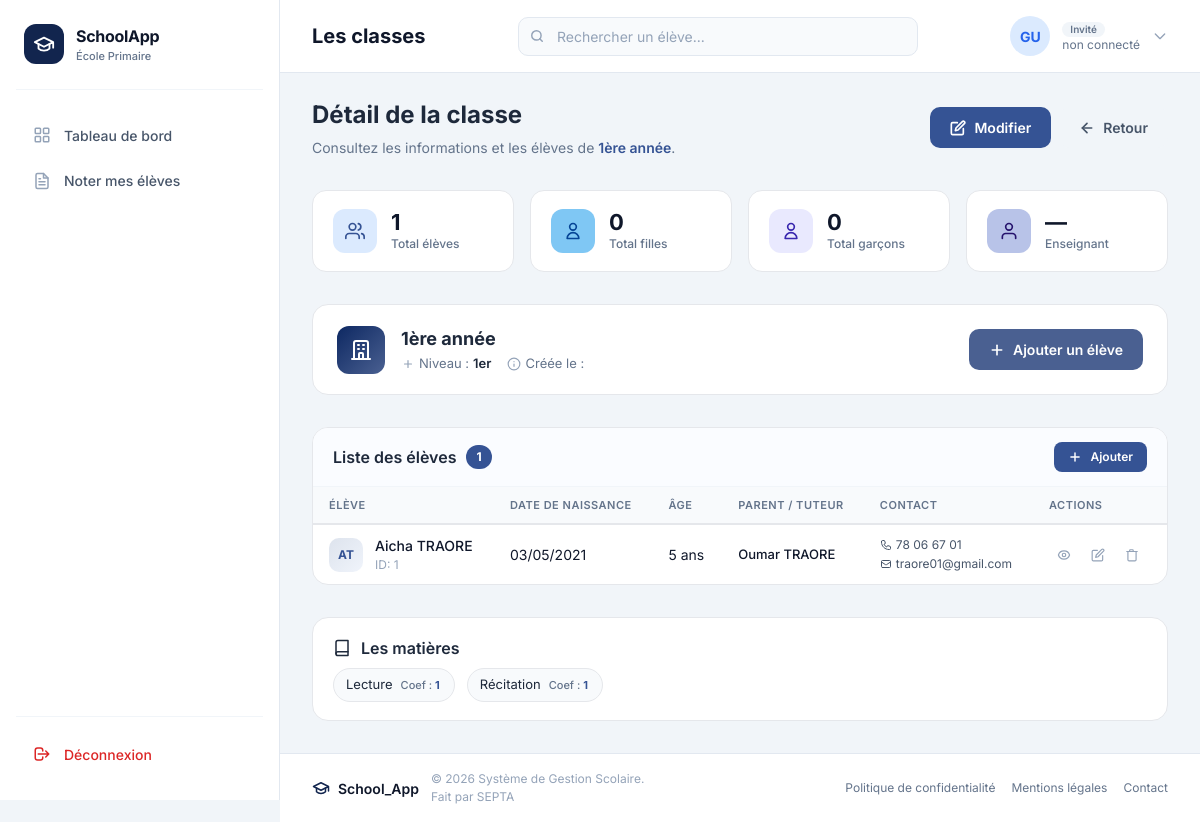
The app's page /classes/details/1/, older data.
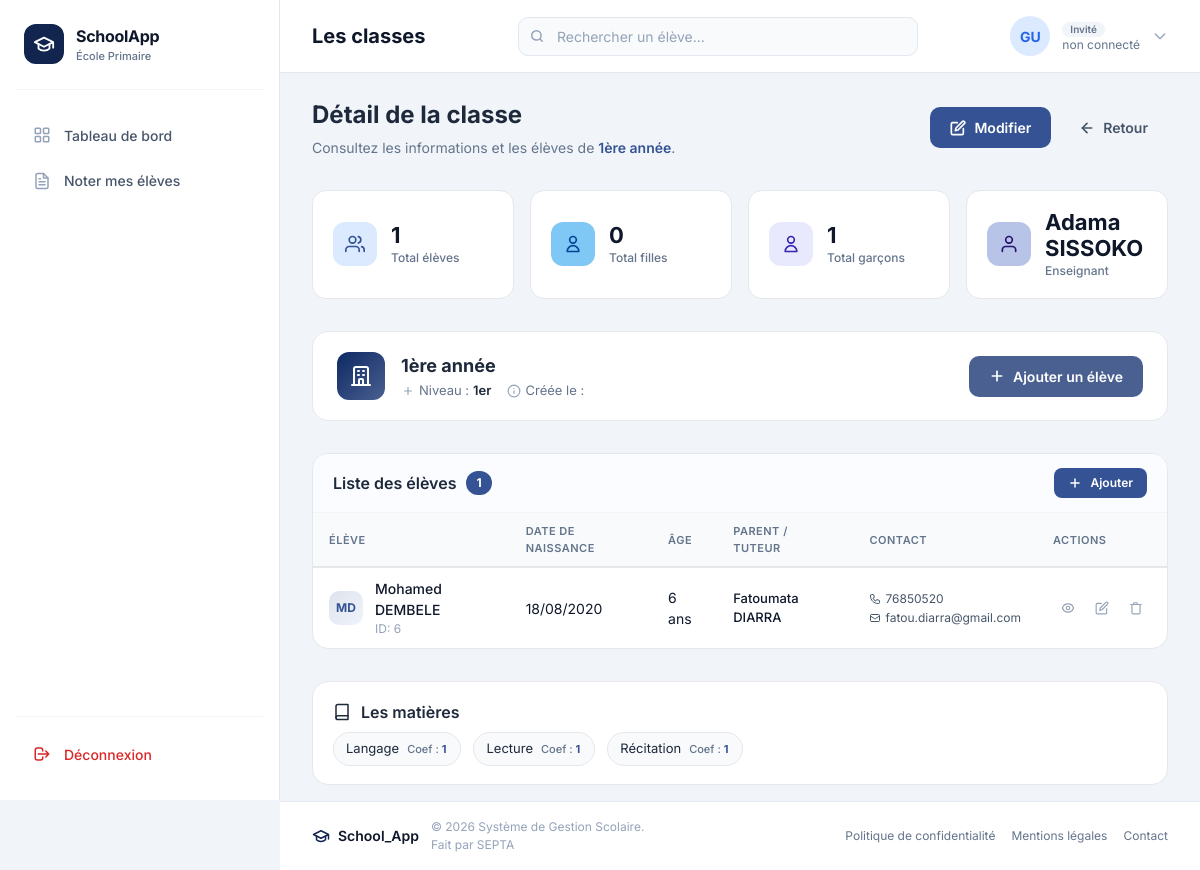
The same page, newer data.
### eleves/models.py (models this page shows, shortened)
class Student(models.Model):
    SEXE_CHOICES = [
        ("M", "Masculin"),
        ("F", "Féminin"),
    ]
    identification_number = models.AutoField( primary_key=True)
    first_name = models.CharField(max_length=100, blank=False, null=False)
    last_name = models.CharField(max_length=100, blank=False, null=False)
    sexe = models.CharField(max_length=1, choices=SEXE_CHOICES, blank=True, null=True)
    date_of_birth = models.DateField()
    lieu_de_naissance = models.CharField(max_length=100, blank=False, null=False)
    parent = models.ForeignKey(Parent, on_delete=models.CASCADE, related_name='students')
    classroom = models.ForeignKey(Classe, on_delete=models.CASCADE, related_name='students')
    inscription_date = models.DateField(blank=False, null=False)
    photo = models.ImageField(
        upload_to='eleves/photos/', blank=True, null=True,
        help_text="Photo de l'élève, affichée sur le bulletin (facultative)."
    )
    photo_identite = models.ImageField(upload_to='eleves/photos_identite/', blank=True, null=True)
    acte_naissance = models.FileField(upload_to='eleves/actes_naissance/', blank=True, null=True)
    @property
    def age_display(self):
        from datetime import date
        today = date.today()
        age = today.year - self.date_of_birth.year - ((today.month, today.day) < (self.date_of_birth.month, self.date_of_birth.day))
        return f"{age} ans"

class Parent(models.Model):
    id = models.AutoField(primary_key=True)
    first_name = models.CharField(max_length=110, blank=False, null=False)
    last_name = models.CharField(max_length=100, blank=False, null=False)
    email = models.EmailField(blank=True, null=True)
    phone_number = models.CharField(max_length=20, blank=False, null=False)
    address = models.TextField(blank=False, null=False)
    profession = models.CharField(max_length=100, blank=False, null=False)

### matieres/models.py (models this page shows, shortened)
class Matiere(models.Model):
    nom = models.CharField(max_length=100, unique=True)
    description = models.TextField(blank=True, null=True)
    note_sur = models.PositiveIntegerField(
        default=20,
        help_text="Barème de notation de la matière (ex: 5, 10, 20)"
    )
    coefficient = models.PositiveIntegerField(
        default=1,
        help_text="Poids de la matière dans le calcul de la moyenne"
    )
    classes = models.ManyToManyField(
        Classe,
        related_name="matieres",
        blank=True
    )
    class Meta:
        ordering = ["nom"]
        verbose_name = "Matière"
        verbose_name_plural = "Matières"

### classes/views.py (the view)
# urls.py: path('classes/details/<int:pk>/', views.classe_detail, name='detail'),
def classe_detail(request, pk):
    classe = get_object_or_404(Classe, pk=pk)
    eleves = classe.students.all()
    matieres = classe.matieres.all()
    enseignant = None
    if classe.enseignant:
        enseignant = classe.enseignant.get_full_name() or classe.enseignant.username
    context = {
        "classe": classe,
        "eleves": eleves,
        "matieres": matieres,
        "enseignant": enseignant,
        "eleves_filles": eleves.filter(sexe="F").count(),
        "eleves_garcons": eleves.filter(sexe="M").count(),
    }
    return render(request, "classe_detail.html", context)

### classes/templates/classe_detail.html (shortened to what the changed rows need)
{% extends 'base.html' %}
{% load static %}
{% block page_title %}Les classes{% endblock %}
{% block content %}
<div class="page-header">
  <div class="page-header-text">
    <h2>Détail de la classe</h2>
  </div>
</div>
<div class="stats-grid">
  <div class="stat-card">
    <div class="stat-content">
      <span class="stat-number">{{ eleves_garcons|default:"0" }}</span>
      <span class="stat-label">Total garçons</span>
    </div>
  </div>
  <div class="stat-card">
    <div class="stat-content">
      <span class="stat-number">{{ enseignant|default:"—" }}</span>
      <span class="stat-label">Enseignant</span>
    </div>
  </div>
</div>
<div class="students-section">
  {% if eleves %}
  <div class="table-responsive">
    <table class="student-table" id="studentTable">
      <thead>
        <tr>
          <th>Élève</th>
          <th>Date de naissance</th>
          <th>Âge</th>
          <th>Parent / Tuteur</th>
          <th>Contact</th>
          <th>Actions</th>
        </tr>
      </thead>
      <tbody>
        {% for eleve in eleves %}
        <tr>
          <td>
            <div class="student-cell">
              <div class="student-avatar-sm">
                {{ eleve.first_name|first|upper }}{{ eleve.last_name|first|upper }}
              </div>
              <div>
                <div class="student-name">{{ eleve.first_name }} {{ eleve.last_name }}</div>
                <div class="student-dob">ID: {{ eleve.identification_number|slice:":8" }}</div>
              </div>
            </div>
          </td>
          <td>{{ eleve.date_of_birth|date:"d/m/Y" }}</td>
          <td>
            {% if eleve.date_of_birth %}
              {{ eleve.age_display }}
            {% else %}
              —
            {% endif %}
          </td>
          <td>
            <div style="font-weight:500;color:#0f172a;font-size:13px;">
              {{ eleve.parent.first_name }} {{ eleve.parent.last_name }}
            </div>
          </td>
          <td>
            <div style="display:flex;flex-direction:column;gap:1px;">
              {% if eleve.parent.phone_number %}
              <span style="display:flex;align-items:center;gap:4px;font-size:12px;color:#475569;">
                {{ eleve.parent.phone_number }}
              </span>
              {% endif %}
              {% if eleve.parent.email %}
              <span style="display:flex;align-items:center;gap:4px;font-size:12px;color:#475569;">
                <svg xmlns="http://www.w3.org/2000/svg" width="12" height="12" viewBox="0 0 24 24" fill="none" stroke="currentColor" stroke-width="2" stroke-linecap="round" stroke-linejoin="round">
                  <path d="M3 8l7.89 5.26a2 2 0 0 0 2.22 0L21 8M5 19h14a2 2 0 0 0 2-2V7a2 2 0 0 0-2-2H5a2 2 0 0 0-2 2v10a2 2 0 0 0 2 2z"/>
                </svg>
                {{ eleve.parent.email }}
              </span>
              {% endif %}
            </div>
          </td>
          <td>
            <div class="action-btns">
              <a href="{% url 'students:detail' eleve.identification_number %}" class="action-btn view" title="Voir l'élève">
              </a>
              <a href="{% url 'students:update' eleve.identification_number %}" class="action-btn edit" title="Modifier l'élève">
                <svg xmlns="http://www.w3.org/2000/svg" viewBox="0 0 24 24" fill="none" stroke="currentColor" stroke-width="2" stroke-linecap="round" stroke-linejoin="round">
                  <path d="M11 4H4a2 2 0 0 0-2 2v14a2 2 0 0 0 2 2h14a2 2 0 0 0 2-2v-7"/>
                  <path d="M18.5 2.5a2.121 2.121 0 0 1 3 3L12 15l-4 1 1-4 9.5-9.5z"/>
                </svg>
              </a>
              <button class="action-btn delete" title="Supprimer l'élève" onclick="confirmDelete('{{ eleve.identification_number }}', '{{ eleve.first_name }} {{ eleve.last_name }}')">
                <svg xmlns="http://www.w3.org/2000/svg" viewBox="0 0 24 24" fill="none" stroke="currentColor" stroke-width="2" stroke-linecap="round" stroke-linejoin="round">
                  <polyline points="3 6 5 6 21 6"/>
                  <path d="M19 6v14a2 2 0 0 1-2 2H7a2 2 0 0 1-2-2V6m3 0V4a1 1 0 0 1 1-1h4a1 1 0 0 1 1 1v2"/>
                </svg>
              </button>
            </div>
          </td>
        </tr>
        {% endfor %}
      </tbody>
    </table>
  </div>
  {% endif %}
</div>
<div class="matieres-section">
  <div class="matieres-grid">
    {% for matiere in matieres %}
    <span class="matiere-tag">
      {{ matiere.nom }}
      <span class="coef">Coef : <strong>{{ matiere.coefficient }}</strong></span>
    </span>
    {% empty %}
    <span style="color:#94a3b8;font-size:13px;">Aucune matière associée à cette classe.</span>
    {% endfor %}
  </div>
</div>
{% endblock %}

Row changes from the older to the newer data that the page shows:
removed Student: first_name|first "A", last_name|first "T", first_name "Aicha", last_name "TRAORE", identification_number "1", date_of_birth "03/05/2021", age_display "5 ans", parent.first_name "Oumar", parent.last_name "TRAORE", parent.phone_number "78 06 67 01", parent.email "traore01@gmail.com"
added Student: first_name|first "M", last_name|first "D", first_name "Mohamed", last_name "DEMBELE", identification_number "6", date_of_birth "18/08/2020", age_display "6 ans", parent.first_name "Fatoumata", parent.last_name "DIARRA", parent.phone_number "76850520", parent.email "fatou.diarra@gmail.com"
added Matiere: nom "Langage", coefficient "1"
Text that changed along with them:
{{ eleves_garcons|default:"0" }}: "0" → "1"
{{ enseignant|default:"—" }}: "—" → "Adama SISSOKO"
